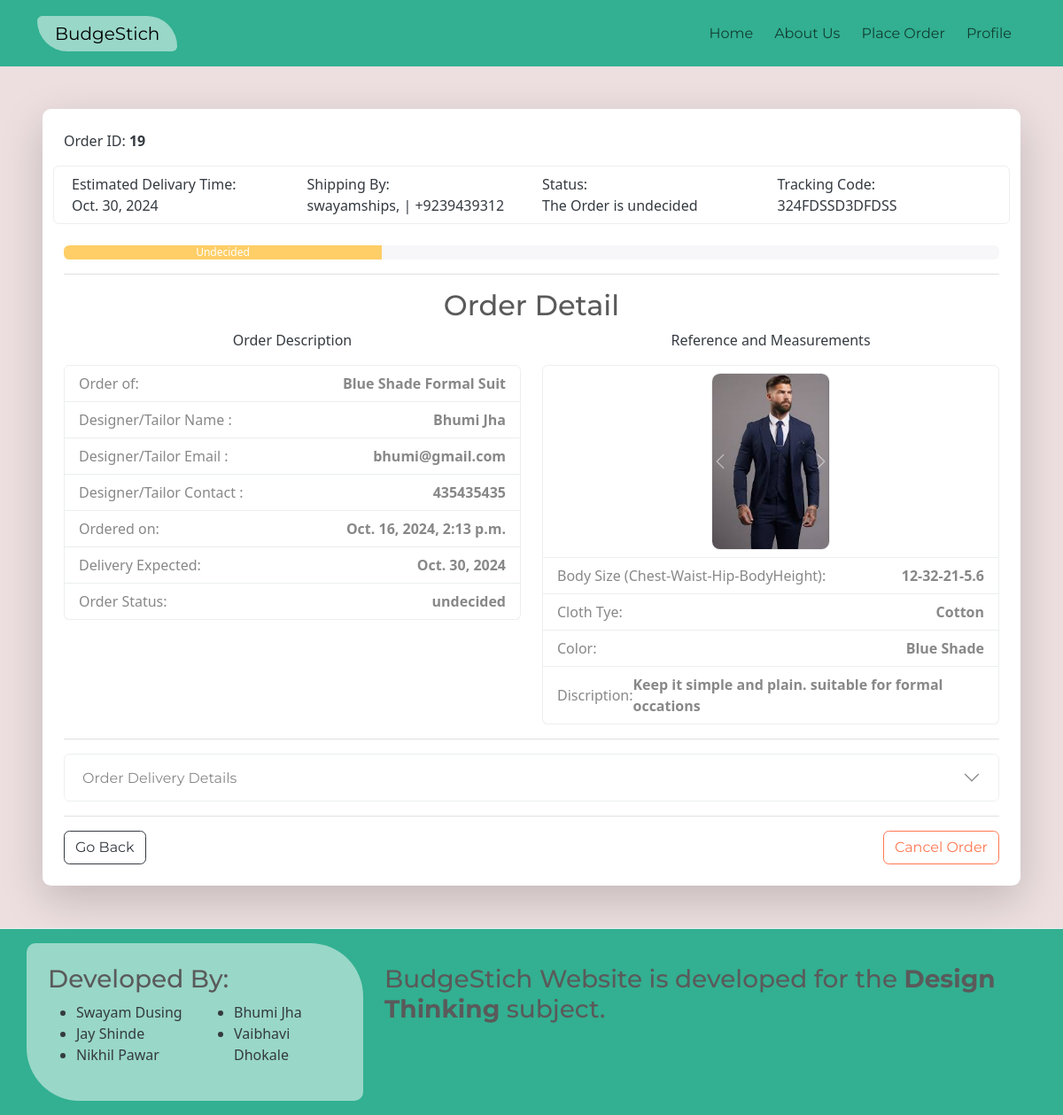
The page /vieweditorder/19 (signed in) on the database its author committed.
### coreapp/models.py (models this page shows, shortened)
class DressOrder(models.Model):
    STATUS_CHOICES = (
        ('undecided', 'Undecided'),
        ('pending', 'Accepted'),
        ('declined', 'Declined'),
        ('pending', 'Pending'),
        ('completed', 'Completed'),
    )
    ordtitle = models.CharField(max_length=50,verbose_name="Order Title",default="")
    user = models.CharField(max_length=30, verbose_name='Username')
    useremail = models.EmailField(verbose_name='Client Email',blank=True,null=True)
    usercontact = models.IntegerField(verbose_name='Client Ph.No',blank=True,null=True)
    userfullname = models.CharField(max_length=50,verbose_name='Client Full Name',blank=True,null=True)
    tailor = models.CharField(max_length=30,verbose_name='Tailor Username')
    tailoremail = models.EmailField(verbose_name='Tailor Email',blank=True,null=True)
    tailorcontact = models.IntegerField(verbose_name='Tailor Ph.No',blank=True,null=True)
    tailorfullname = models.CharField(max_length=50,verbose_name='Tailor Full Name',blank=True,null=True)
    body_size = models.CharField(max_length=20, verbose_name="Body Size")
    cloth_type = models.CharField(max_length=30, verbose_name="Cloth Type")
    budget = models.DecimalField(max_digits=10, decimal_places=2, verbose_name="Budget")
    color = models.CharField(max_length=15, verbose_name="Preferred Color")
    design_reference = models.ImageField(upload_to='design_references/', blank=True, null=True, verbose_name="Design Reference Image")
    additional_notes = models.TextField(blank=True, null=True, verbose_name="Additional Notes")
    created_at = models.DateTimeField(auto_now_add=True)
    orderstatus = models.CharField(max_length=10, choices=STATUS_CHOICES, default='undecided', verbose_name="Order Status")
    clientaddress = models.CharField(max_length=20,blank=True,null=True)
    clientaddzipcode = models.CharField(max_length=10,blank=True,null=True)
    clientaddcity = models.CharField(max_length=15,blank=True,null=True)
    clientaddstate = models.CharField(max_length=15,blank=True,null=True)
    deliverydate = models.DateField(blank=True,null=True,verbose_name="Expected Delivery")
    deliverypatner = models.CharField(blank=True,null=True,max_length=50)
    deliveryinfo = models.CharField(blank=True,null=True ,max_length=50)

### coreapp/views.py (the view)
# urls.py: path('vieweditorder/<int:id>',views.uservieweditorder),#client can view his order
@login_required
def uservieweditorder(request,id):
    orderdetail = get_object_or_404(DressOrder,id=id)
    return render(request,'vieweditorder.html',{'order':orderdetail})

### coreapp/templates/vieweditorder.html (shortened to what this page needs)
{% extends "base.html" %}
{% load static %}
{% block content %}
<div class="container-fluid  p-5">
    <div class="container bg-body rounded-3  shadow-lg p-4">
        <p class="text-dark">Order ID: <strong>{{ order.id }}</strong></p>
        <div class="row border text-dark rounded p-2">
            <div class="col-md-3">Estimated Delivary Time: <br> {{ order.deliverydate }} </div>
            <div class="col-md-3">Shipping By: <br> swayamships, | +9239439312</div>
            <div class="col-md-3">Status: <br> The Order is {{ order.orderstatus }} </div>
            <div class="col-md-3">Tracking Code: <br> 324FDSSD3DFDSS </div>
        </div>
        <div class="progress mt-4">
            {% if order.orderstatus == 'undecided' %}
            <div class="progress-bar bg-warning" role="progressbar" style="width: 34%;" aria-valuenow="25"
                aria-valuemin="0" aria-valuemax="100">Undecided</div>
            {% elif order.orderstatus == 'pending' %}
            <div class="progress-bar bg-info" role="progressbar" style="width: 78%;" aria-valuenow="25"
                aria-valuemin="0" aria-valuemax="100">Working on Order</div>
            {% elif order.orderstatus == 'Completed' %}
            <div class="progress-bar bg-success" role="progressbar" style="width: 100%;" aria-valuenow="25"
                aria-valuemin="0" aria-valuemax="100">Order Completed</div>
            {% elif order.orderstatus == 'Declined' %}
            <div class="progress-bar bg-danger" role="progressbar" style="width: 100%;" aria-valuenow="25"
                aria-valuemin="0" aria-valuemax="100">Order Canceled or Decliened</div>
            {% endif %}
        </div>
        <hr>
        <div class="">
            <h2 class="text-center">Order Detail</h2>
            <div class="row text-dark">
                <div class="col-md-6">
                    <p class="text-center">Order Description</p>
                    <ul class="list-group ">
                        <li class="list-group-item d-flex justify-content-between align-items-center">
                            Order of: <strong>{{ order.ordtitle }}</strong>
                        </li>
                        <li class="list-group-item d-flex justify-content-between align-items-center">
                            Designer/Tailor Name : <strong>{{ order.tailorfullname }}</strong>
                        </li>
                        <li class="list-group-item d-flex justify-content-between align-items-center">
                            Designer/Tailor Email : <strong>{{ order.tailoremail }}</strong>
                        </li>
                        <li class="list-group-item d-flex justify-content-between align-items-center">
                            Designer/Tailor Contact : <strong>{{ order.tailorcontact }}</strong>
                        </li>
                        <li class="list-group-item d-flex justify-content-between align-items-center">
                            Ordered on: <strong>{{ order.created_at }}</strong>
                        </li>
                        <li class="list-group-item d-flex justify-content-between align-items-center">
                            Delivery Expected: <strong>{{ order.deliverydate }}</strong>
                        </li>
                        <li class="list-group-item d-flex justify-content-between align-items-center">
                            Order Status: <strong>{{ order.orderstatus }}</strong>
                        </li>
                    </ul>
                </div>
                <div class="col-md-6">
                    <p class="text-center">
                        Reference and Measurements
                    </p>
                    <ul class="list-group">
                        <li class="list-group-item d-flex justify-content-center align-items-center">
                            {% if order.design_reference %}
                            <div id="carouselExample" class="carousel slide">
                                <div class="carousel-inner">
                                    <div class="carousel-item active ">
                                        <a href="{{ order.design_reference.url }}">
                                            <img src="{{ order.design_reference.url }}" alt="Desing Reference"
                                                class="rounded-3 border" height="200px" title="Design Reference">
                                        </a>
                                    </div>
                                </div>
                                <button class="carousel-control-prev" type="button" data-bs-target="#carouselExample"
                                    data-bs-slide="prev">
                                    <span class="carousel-control-prev-icon" aria-hidden="true"></span>
                                </button>
                                <button class="carousel-control-next" type="button" data-bs-target="#carouselExample"
                                    data-bs-slide="next">
                                    <span class="carousel-control-next-icon" aria-hidden="true"></span>
                                </button>
                            </div>
                            {% else %}
                            No Reference Image Uploaded
                            {% endif %}
                        </li>
                        <li class="list-group-item d-flex justify-content-between align-items-center">
                            Body Size (Chest-Waist-Hip-BodyHeight): <strong>{{ order.body_size }}</strong>
                        </li>
                        <li class="list-group-item d-flex justify-content-between align-items-center">
                            Cloth Tye: <strong>{{ order.cloth_type }}</strong>
                        </li>
                        <li class="list-group-item d-flex justify-content-between align-items-center">
                            Color: <strong>{{ order.color }}</strong>
                        </li>
                        <li class="list-group-item d-flex justify-content-between align-items-center">
                            Discription: <strong>{{ order.additional_notes }}</strong>
                        </li>
                    </ul>
                </div>
            </div>
        </div>
        <hr>
        <div class="accordion" id="accordionExample">
            <div class="accordion-item">
                <h2 class="accordion-header" id="headingOne">
                    <button class="accordion-button collapsed" type="button" data-bs-toggle="collapse"
                        data-bs-target="#collapseOne" aria-expanded="false" aria-controls="collapseOne">
                        Order Delivery Details
                    </button>
                </h2>
            </div>
        </div>
        {% if order.orderstatus == 'undecided' %}
        <hr>
        <div class="d-flex">
            <a href="/userprofile" class="btn btn-outline-dark">Go Back</a>
            <a href="#" class="btn btn-outline-danger ms-auto">Cancel Order</a>
        </div>
        {% endif %}
    </div>
</div>
{% endblock %}

### coreapp/templates/base.html (style rules this page uses)
html, body { height: 100%; margin: 0; }
.ultralightred { background-color: #EDDFE0; }

### rows shown on the page
DressOrder: id "19", deliverydate "Oct. 30, 2024", orderstatus "undecided", ordtitle "Blue Shade Formal Suit", tailorfullname "Bhumi Jha", tailoremail "bhumi@gmail.com", tailorcontact "435435435", created_at "Oct. 16, 2024, 2:13 p.m.", design_reference (picture), body_size "12-32-21-5.6", cloth_type "Cotton", color "Blue Shade", additional_notes "Keep it simple and plain. suitable for formal occations"
